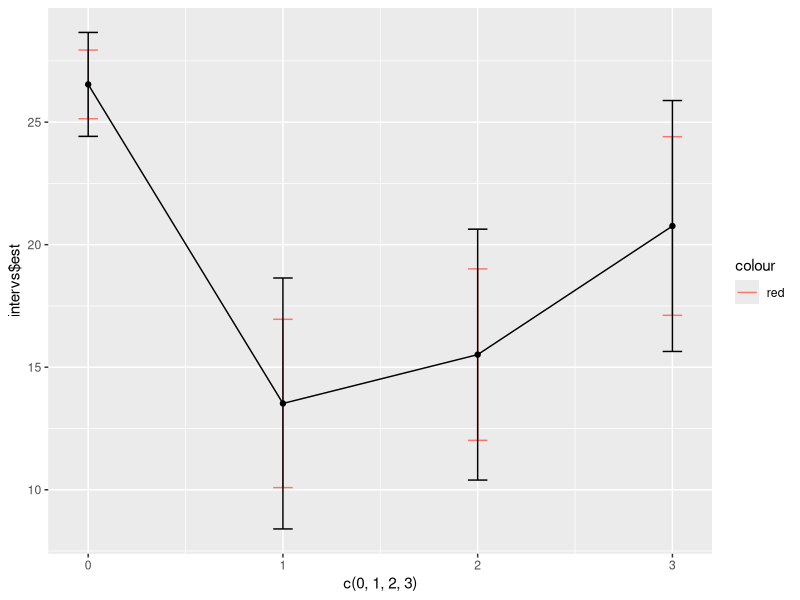
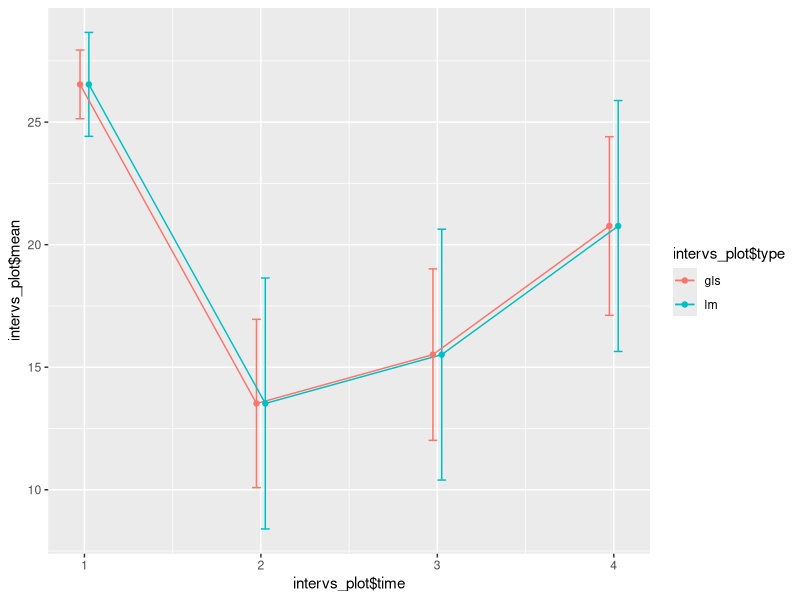

Source code (R) for these figures, in order: (Note: this script raises an error after producing the figures.)
## ---- chunk 1
knitr::opts_chunk$set(echo = FALSE)
## ---- chunk 2
lead <- read.table(file = "../data/lead.txt", header = FALSE)
names(lead) <- c("id", "baseline", paste("week", c(1,4,6), sep=""))
summary(lead)
## ---- chunk 3
mean.y <- apply(lead[,2:5], 2, mean)
print(mean.y)
sd.y <- apply(lead[,2:5], 2, sd)
print(sd.y)
apply(lead[,2:5], 2, summary)
## ---- chunk 4
library(reshape2)
lead.uni <- melt(lead, id.vars = c("id"), value.name = "y")
lead.uni <- lead.uni[c(1,3)]
lead.uni <- lead.uni[order(lead.uni$id),]
lead.uni$time <- rep(c(0,1,4,6))
lead.uni$time.cat <- rep(1:4)
head(lead.uni)
## ---- chunk 5
library(nlme)
lead.cat <- gls(y~factor(time.cat),
correlation=corSymm(form= ~1 | id),
weights=varIdent(form= ~1 | factor(time.cat)),
data=lead.uni)
summary(lead.cat)
## ---- chunk 6
covariance.matrix <- getVarCov(lead.cat)
print(covariance.matrix)
## ---- chunk 7
lead.cat.ml <- gls(y~factor(time.cat),
correlation=corSymm(form= ~1 | id),
weights=varIdent(form= ~1 | factor(time.cat)),
data=lead.uni, method = "ML")
summary(lead.cat.ml)
covariance.matrix.ml <- getVarCov(lead.cat.ml)
print(covariance.matrix.ml)
## ---- chunk 8

## ---- chunk 9
lead.cat.ident.var <- gls(y~factor(time.cat),
correlation=corSymm(form= ~1 | id),
weights=varIdent(),
data=lead.uni)
print(getVarCov(lead.cat.ident.var))
## ---- chunk 10
anova(lead.cat.ident.var, lead.cat)
## ---- chunk 11
anova(lead.cat, lead.cat.ident.var)
## ---- chunk 12
intervs <- intervals(lead.cat)$coef
for(i in 2:4){
  intervs[i,] <- intervs[i,] + intervs[1,]
}
#print(intervs)
intervs <- as.data.frame(intervs)
#print(intervs)


lmod <- lm(y~factor(time.cat), data = lead.uni)
intervs_lm <- confint(lmod)
for(i in 2:4){
  intervs_lm[i,] <- intervs_lm[i,] + intervs_lm[1,]
}
print(intervs_lm)
## ---- chunk 13

library(ggplot2)
ggplot(intervs, aes(x=c(0,1,2,3), y=intervs$est)) + 
    geom_errorbar(aes(ymin=intervs$lower, ymax=intervs$upper, color="red"), width=.1) +
    geom_errorbar(aes(ymin=intervs_lm[,1], ymax=intervs_lm[,2]), width=.1) +
    geom_line() +
    geom_point()
## ---- chunk 14
print(intervs)
intervs$type <- "gls"
colnames(intervs) <- c("lower", "mean", "upper", "type")
intervs_lm <- as.data.frame(intervs_lm)
intervs_lm[,3] <- intervs[,2]
intervs_lm[,4] <- "lm"
intervs_lm <- intervs_lm[,c(1,3,2,4)]
colnames(intervs_lm) <- c("lower", "mean", "upper", "type")
## ---- chunk 15
intervs_plot <- rbind(intervs, intervs_lm)
intervs_plot$time <- seq(c(1,2,3,4))

pd <- position_dodge(0.1)
ggplot(intervs_plot, aes(x=intervs_plot$time, y=intervs_plot$mean, color = intervs_plot$type)) +
    geom_errorbar(aes(ymin=intervs_plot$lower, ymax=intervs_plot$upper), width=.1, position = pd) +
    geom_line(position = pd) +
    geom_point(position = pd)
## ---- chunk 16
anova(lead.cat, c(0,1,-1,0))
